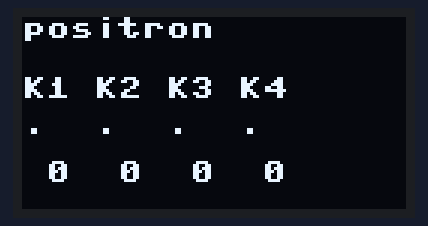
A program run on a simulated Raspberry Pi Pico running MicroPython. On the bench: 128×64 one-colour display. Wiring (from the project's diagram.json): red button K1 on GP10, green button K2 on GP11, blue button K3 on GP12, yellow button K4 on GP13. What the program prints to the serial console is not drawn.

Above: at 0.1 s.

The program:

main.py
```python
# Proves the OLED wiring (wiring.svg: SDA GP4, SCL GP5, keys GP10 to GP13): hello, and held keys.
# Needs micropython-lib ssd1306.py (`mip.install('ssd1306')` on a real Pico W).
# why: lessons/rig-pico.md#oled-main
from machine import Pin, I2C
import ssd1306
import time

i2c = I2C(0, sda=Pin(4), scl=Pin(5), freq=400_000)
found = i2c.scan()
print('i2c devices:', [hex(a) for a in found])   # expect ['0x3c']
if 0x3C not in found:
    raise SystemExit('no display at 0x3c: check SDA and SCL, they are often swapped')

oled = ssd1306.SSD1306_I2C(128, 64, i2c)
# A button pulls its pin to ground when pressed, so pressed reads 0.
keys = [Pin(n, Pin.IN, Pin.PULL_UP) for n in (10, 11, 12, 13)]
presses = [0, 0, 0, 0]
was = [1, 1, 1, 1]

while True:
    now = [k.value() for k in keys]
    for i in range(4):
        if was[i] == 1 and now[i] == 0:
            presses[i] += 1
    was = now
    oled.fill(0)
    oled.text('positron', 0, 0)
    oled.text('K1 K2 K3 K4', 0, 20)
    oled.text('  '.join('x' if v == 0 else '.' for v in now), 0, 32)
    oled.text(' '.join('%2d' % p for p in presses), 0, 48)
    oled.show()
    time.sleep_ms(30)
```
